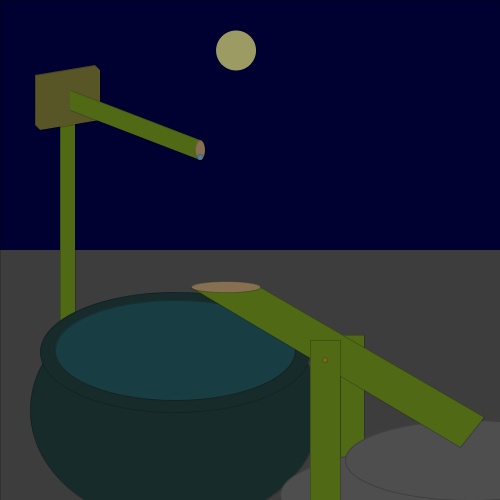
Frame 1 (no input)
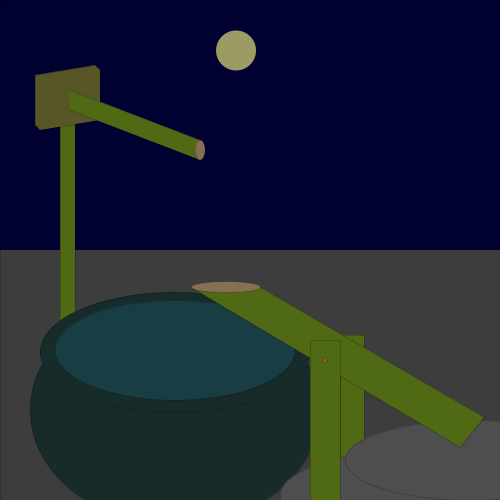
Frame 60 (the mouse pressed at the canvas centre just before this capture)
Frame 120 (the mouse held since frame 60 and released just before this capture): identical to frame 60, image omitted

The Processing sketch that drew these frames (run headless with seeded random() and noise(); from frame 60 on, the mouse is pressed at the canvas centre):

// Processing sketch: sk_k3_23_C09
// ── sk_k3_23_C09.pde
/**

ししおどしを表現した時計。
秒ごとに雫が落ち、分ごとにししおどしが動き、時間ごとに太陽、月、空の色などが変化する。朝焼け、夕焼けも表現している。

**/

int iX=0;
int iY=0;
int iZ=0;

void setup()
{
  size(500,500);
  frameRate(60);
}

void draw()
{
  drawbackground();
  drawbackground2();
  drawsun();
  drawmoon();
  drawground();
  drawkakehi();
  drawhachi();
  drawshishiodoshi();
  drawwater();
  drawlight();
}

//空の明るさを表現する関数。朝と夜に色が(144,215,236)か(0,0,80)に変化する
void drawbackground ()
{
  float iB = second()+60*minute()+3600*hour();
  
  if ( 4 <= hour() && hour() < 8)
  {
    background( (iB-14400)*144/14400 ,(iB-14400)*215/14400 ,80+(iB-14400)*156/14400);    
  }
  else if ( 8 <= hour() && hour() < 16 )
  {
    background(144,215,236);
  }
  else if (16 <= hour() && hour() < 20)
  {
    background( 144-(iB-57600)*144/14400 ,215-(iB-57600)*215/14400 ,236-(iB-57600)*156/14400);
  }
  else
  {
    background(0,0,80);
  }
}

//朝焼け、夕焼けを表現する関数。横のlineを複数縦に引くことで白→赤のグラデーションを表現している。
//そのままグラデーションにすると不自然なので、sinをかませることで地面に近づくほど更に赤くなるように
//不透明度を時間に合わせて変えることで太陽の浮き沈みを再現
void drawbackground2()
{
  float iB = second()+60*minute()+3600*hour();
  for (int y = 100; y <= 250; y ++)
  {
    float ia = sin(radians( (y-100)*90/150 ));
    if( 4 <= hour() && hour() < 6 )
    {
      stroke( 255, 255-ia*(y-100)*87/150, 255-ia*(y-100)*141/150,ia*((y-100)*255/150)*(iB-14400)/7200);
    }
    else if( 6 <= hour() && hour() < 8 )
    {
      stroke( 255, 255-ia*(y-100)*87/150, 255-ia*(y-100)*141/150,ia*((y-100)*255/150)*(1-(iB-21600)/7200));
    }
    else if( 16 <= hour() && hour() < 18 )
    {
      stroke( 255, 255-ia*(y-100)*87/150, 255-ia*(y-100)*141/150,ia*((y-100)*255/150)*(iB-57600)/7200);
    }
    else if( 18 <= hour() && hour() < 20 )
    {
      stroke( 255, 255-ia*(y-100)*87/150, 255-ia*(y-100)*141/150,ia*((y-100)*255/150)*(1-(iB-64800)/7200));
    }
    else
    {
      stroke(0,0,0,0);
    }
    line(0,y,500,y);
  }
}

//一日を秒数で表してなるべくなめらかに２４時間で太陽と月を一周させる関数,12時に太陽が、24時に月が上にいくように
void drawsun ()
{
  noStroke();
  fill(255,148,119);
  circle(250+200*cos(radians(90+(second()+60*minute()+3600*hour())/240)),250+200*sin(radians(90+(second()+60*minute()+3600*hour())/240)),40);
}

void drawmoon ()
{
  fill(255,255,163); 
  circle(250+200*cos(radians(270+(second()+60*minute()+3600*hour())/240)),250+200*sin(radians(270+(second()+60*minute()+3600*hour())/240)),40);
}

//地面を表現する関数。
void drawground ()
{
  fill(100,100,100);
  rect(0,250,500,250);
}

//筧（水が出る所）を表現する関数。
void drawkakehi()
{
  stroke(0,0,0,50);
  fill(130,172,35);
  rect(60,110,15,300);
  fill(145,141,64);
  beginShape();
  vertex(100,70);
  vertex(100,120);
  vertex(40,130);
  vertex(35,125);
  vertex(35,75);
  vertex(95,65);
  endShape(CLOSE);
  fill(130,172,35);
  beginShape();
  vertex(70,90);
  vertex(200,140);
  vertex(200,160);
  vertex(70,110);
  endShape();
  fill(222,184,135);
  ellipse(200,150,10,20);
}

//水の入っている鉢を表現する関数。
void drawhachi()
{
  fill(40,70,70);
  ellipse(175,410,290,230);
  ellipse(175,352,270,120);
  fill(40,100,110);
  ellipse(175,350,240,100);
}

//ししおどしを表現する関数。
void drawshishiodoshi()
{
  fill(130,172,35);
  rect(340,335,24,215);
  fill(128,128,128);
  ellipse(455,495,350,100);
  ellipse(470,460,250,80);
  fill(130,172,35);

  pushMatrix();

  //ししおどしを１分経つごとに動かす、４秒までは回転し、それ以降は元に戻るように
  translate(337,355);
  if( 0 <= second() && second() < 4 )
  {
    rotate(radians(-iY/8));
    iY ++;
  }
  else if( 4 <= second() && second() < 5 )
  {
    rotate(radians(-iY/8));
  }
  else if( 5 <= second() && iY/8>iZ )
  {
    rotate(radians(iZ-iY/8));
    iZ +=2 ;
  }
  else
  {
    iY = 0;
    iZ = 0;
  }

  beginShape();
  vertex(192-337,288-355);
  vertex(260-337,287-355);
  vertex(484-337,417-355);
  vertex(460-337,447-355);
  endShape(CLOSE);
  fill(222,184,135);
  ellipse(226-337,287-355,69,11);
  //ししおどしが倒れ切った時だけ水が流れているように見せる
  if( 3 <= second() && second() < 4 )
  {
    fill(100,150,160,125);
    arc(201-337,287-355,20,6,radians(100),radians(270));
  }
  else if( 4 <= second() && second() < 5 )
  {
    fill(100,150,160);
    arc(205-337,287-355,25,6,radians(90),radians(270));
  }
  popMatrix();
  
  fill(130,172,35);
  rect(310,340,30,210);
  fill(218,165,32);
  circle(325,360,5);
}

//水の落ち方の表現、筧の先端から出てししおどしの先端に当たったら消えるように
void drawwater()
{
  float iA;
  iA = 157+9.8*iX*iX/100 ;
  iX++ ;
  if (iA < 285)
  //157は筧のy座標、285はししおどしのy座標
  {
  fill(135,206,235);
  circle(200,iA,6);
  }
  else if (iX > 60)
  //フレームレートが60なので60になるごとにリセットし1秒を表現する
  {
    iX = 0 ;
  }
}

//昼の間は半透明の黄色をのせてだんだん明るく、夜の間は全体に半透明のグレーをのせてだんだん暗くなるように
void drawlight()
{
  float iB = second()+60*minute()+3600*hour();
  if ( 4 <= hour() && hour() < 8 )
  {
    fill(0,0,0,100-(iB-14400)*100/14400);
  }
  else if ( 8 <= hour() && hour() < 12 )
  {
    fill(255,255,255,(iB-28800)*40/14400);
  }
  else if ( 12 <= hour() && hour() < 16 )
  {
    fill(255,255,255,40-(iB-43200)*40/14400);
  }
  else if ( 16 <= hour() && hour() < 20 )
  {
    fill(0,0,0,(iB-57600)*100/14000);
  }
  else
  {
    fill(0,0,0,100);
  }
  square(0,0,500);
}
